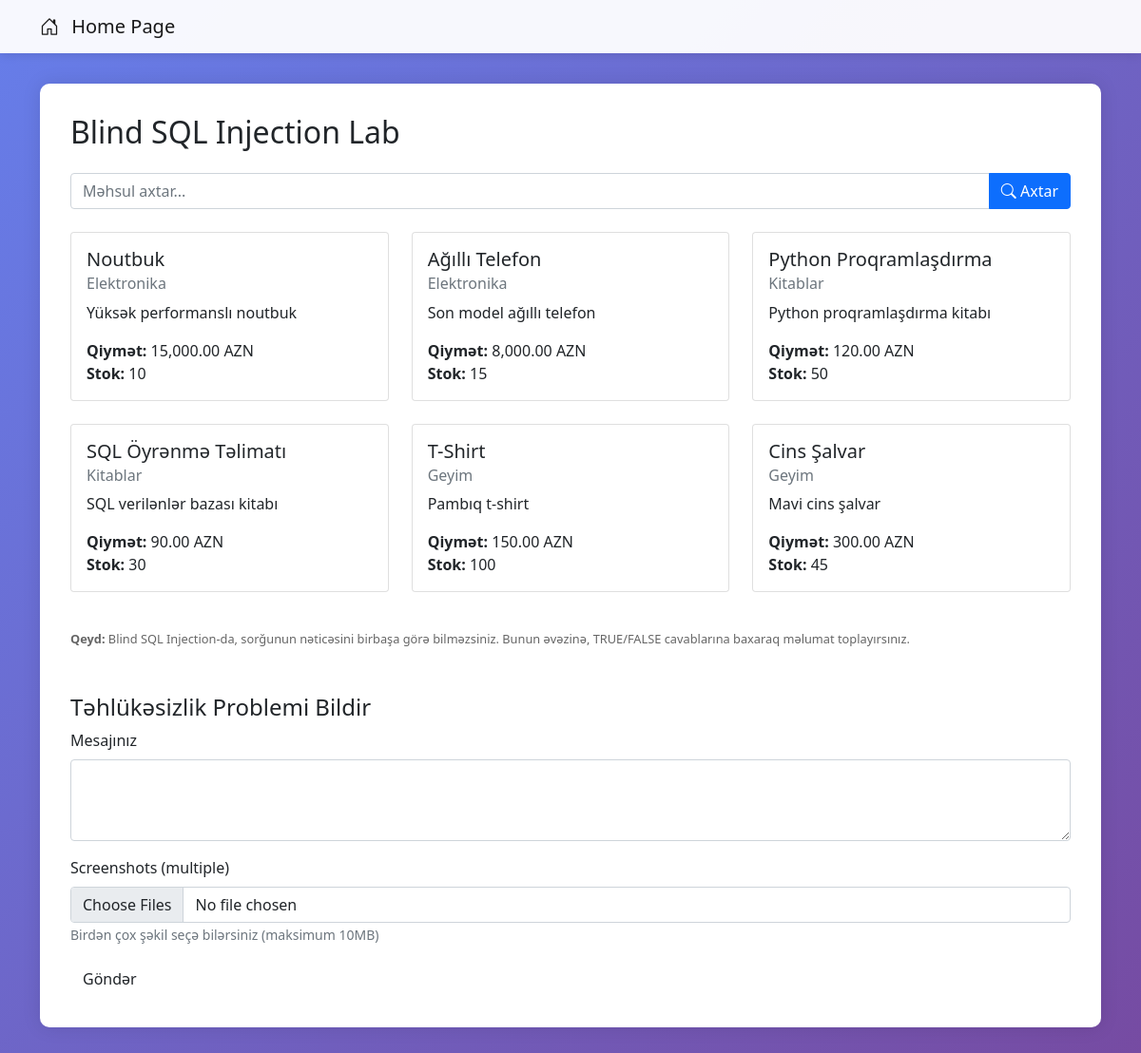
Screenshot of /sql3.php (signed in) with the database file from the repository.
### tables this page shows
CREATE TABLE products (
    id INT AUTO_INCREMENT PRIMARY KEY,
    category_id INT,
    name VARCHAR(200),
    price DECIMAL(10,2),
    description TEXT,
    stock INT,
    FOREIGN KEY (category_id) REFERENCES categories(id)
);

CREATE TABLE categories (
    id INT AUTO_INCREMENT PRIMARY KEY,
    name VARCHAR(100),
    description TEXT
);

### src/sql3.php (the view, shortened to what this page needs)
<?php
$servername = "admin_db";
$username = "admin_user";
$password = "admin_pass";
$dbname = "admin_db";
try {
    $conn = new PDO("mysql:host=$servername;dbname=$dbname", $username, $password);
    $conn->setAttribute(PDO::ATTR_ERRMODE, PDO::ERRMODE_EXCEPTION);
} catch(PDOException $e) {
    die("Qoşulma xətası: " . $e->getMessage());
}
$servername = "db";
$username = "sqli_user";
$password = "sqli_pass";
$dbname = "sqli_db";
$products = [];
try {
    $conn = new PDO("mysql:host=$servername;dbname=$dbname", $username, $password);
    $conn->setAttribute(PDO::ATTR_ERRMODE, PDO::ERRMODE_EXCEPTION);
} catch(PDOException $e) {
    die("Qoşulma xətası: " . $e->getMessage());
}
if (isset($_GET['search'])) {
    $search = $_GET['search'];
    $sql = "SELECT COUNT(*) as count FROM products WHERE name LIKE '%" . $search . "%'";
    try {
        $stmt = $conn->query($sql);
        $count = $stmt->fetch(PDO::FETCH_ASSOC)['count'];
        if($count > 0) {
            $result_message = "Axtarışınızın uyğun $count məhsul tapıldı.";
        } else {
            $result_message = "Nəticə tapılmadı.";
        }
        $sql = "SELECT p.*, c.name as category_name
                FROM products p
                JOIN categories c ON p.category_id = c.id
                WHERE p.name LIKE '%" . $search . "%'";
        $stmt = $conn->query($sql);
        $products = $stmt->fetchAll(PDO::FETCH_ASSOC);
    } catch(PDOException $e) {
        $result_message = "Bir xəta baş verdi.";
    }
} else {
    try {
        $sql = "SELECT p.*, c.name as category_name
                FROM products p
                JOIN categories c ON p.category_id = c.id";
        $stmt = $conn->query($sql);
        $products = $stmt->fetchAll(PDO::FETCH_ASSOC);
    } catch(PDOException $e) {
        $result_message = "Bir xəta baş verdi.";
    }
}
?>
<!DOCTYPE html>
<html lang="tr">
<head>
    <link href="https://cdn.jsdelivr.net/npm/bootstrap@5.1.3/dist/css/bootstrap.min.css" rel="stylesheet">
    <link rel="stylesheet" href="https://cdn.jsdelivr.net/npm/bootstrap-icons@1.7.2/font/bootstrap-icons.css">
</head>
<body>
    <nav class="navbar navbar-expand-lg navbar-light bg-light mb-4">
        <div class="container">
            <a class="navbar-brand" href="index.php">
                <i class="bi bi-house-door me-2"></i>
                Home Page
            </a>
        </div>
    </nav>
    <div class="container">
        <div class="main-container">
            <h2 class="mb-4">Blind SQL Injection Lab</h2>
            <form method="GET" action="" class="mb-4">
                <div class="row">
                    <div class="col-md-12">
                        <div class="input-group">
                            <input type="text" name="search" class="form-control"
                                   placeholder="Məhsul axtar..."
                                   value="<?php echo isset($_GET['search']) ? htmlspecialchars($_GET['search']) : ''; ?>">
                            <button class="btn btn-primary" type="submit">
                                <i class="bi bi-search"></i> Axtar
                            </button>
                        </div>
                    </div>
                </div>
            </form>
            <div class="row">
                <?php foreach ($products as $product): ?>
                    <div class="col-md-4 mb-4">
                        <div class="card">
                            <div class="card-body">
                                <h5 class="card-title"><?php echo htmlspecialchars($product['name']); ?></h5>
                                <h6 class="card-subtitle mb-2 text-muted">
                                    <?php echo htmlspecialchars($product['category_name']); ?>
                                </h6>
                                <p class="card-text"><?php echo htmlspecialchars($product['description']); ?></p>
                                <p class="card-text">
                                    <strong>Qiymət:</strong> <?php echo number_format($product['price'], 2); ?> AZN<br>
                                    <strong>Stok:</strong> <?php echo $product['stock']; ?>
                                </p>
                            </div>
                        </div>
                    </div>
                <?php endforeach; ?>
            </div>
            <div class="hint">
                <p class="mt-2"><strong>Qeyd:</strong> Blind SQL Injection-da, sorğunun nəticəsini birbaşa görə bilməzsiniz. Bunun əvəzinə, TRUE/FALSE cavablarına baxaraq məlumat toplayırsınız.</p>
            </div>
            <div class="report-section mt-5">
                <h4>Təhlükəsizlik Problemi Bildir</h4>
                <form id="reportForm" action="get_reports.php" method="POST" enctype="multipart/form-data">
                    <div class="mb-3">
                        <label for="message" class="form-label">Mesajınız</label>
                        <textarea class="form-control" id="message" name="message" rows="3" required></textarea>
                    </div>
                    <div class="mb-3">
                        <label for="screenshots" class="form-label">Screenshots (multiple)</label>
                        <input type="file" class="form-control" id="screenshots" name="screenshots[]" accept="image/*" multiple>
                        <small class="text-muted">Birdən çox şəkil seçə bilərsiniz (maksimum 10MB)</small>
                    </div>
                    <button type="submit" class="btn search-btn">Göndər</button>
                </form>
            </div>
        </div>
    </div>
</body>
</html>

### src/sql3.php (style rules this page uses)
body { background: linear-gradient(135deg, #667eea 0%, #764ba2 100%); min-height: 100vh; }
.main-container { background: white; padding: 2rem; border-radius: 10px; box-shadow: 0 0 20px rgba(0,0,0,0.1); margin: 2rem auto; }
.navbar { background: rgba(255, 255, 255, 0.95) !important; box-shadow: 0 2px 10px rgba(0,0,0,0.1); }
.hint { font-size: 0.8rem; color: #666; margin-top: 1rem; }

### rows the page displays
products: name "Noutbuk", category.name "Elektronika", description "Yüksək performanslı noutbuk", price "15,000.00", stock "10"
products: name "Ağıllı Telefon", category.name "Elektronika", description "Son model ağıllı telefon", price "8,000.00", stock "15"
products: name "Python Proqramlaşdırma", category.name "Kitablar", description "Python proqramlaşdırma kitabı", price "120.00", stock "50"
products: name "SQL Öyrənmə Təlimatı", category.name "Kitablar", description "SQL verilənlər bazası kitabı", price "90.00", stock "30"
products: name "T-Shirt", category.name "Geyim", description "Pambıq t-shirt", price "150.00", stock "100"
products: name "Cins Şalvar", category.name "Geyim", description "Mavi cins şalvar", price "300.00", stock "45"
